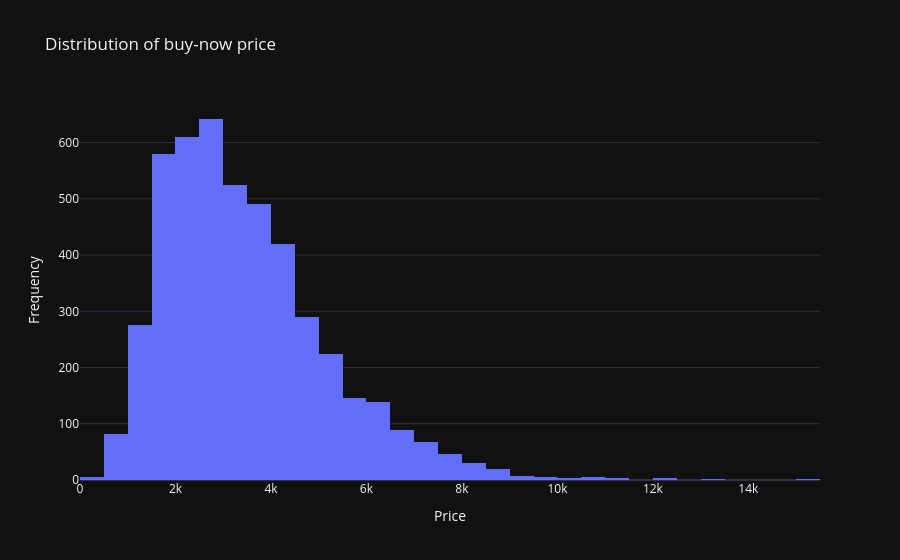

The cell this chart's notebook holds for it:
### Markdown cell above
- O histograma mostra que existem mais produtos com faixa de preço entre 2500 e 3000. A tendência central está representada nesses valores, então, poderiamos analisar as caracteristicas desses produtos e traçar estratégias de promoção para produtos mais caros.
- Os dados parecem se manter mais fortemente entre 1500 e 5000, depois decaem muito. Para o modelo, seria bom testar uma tranasfaromação box-cox ou uma log-transformation.
-

### Code cell
fig = px.histogram(df, x="buynow_price", nbins=40, title="Distribution of buy-now price", template="plotly_dark")
fig.update_layout(xaxis_title="Price", yaxis_title="Frequency")
fig.update()

### Figure 1 — Plotly figure (JSON) as saved in the notebook; plotly's stock layout.template omitted (floating-point values rounded to 4 significant figures; data arrays with more than 128 entries replaced by an {"elided": "..."} marker saying what was removed)
{"data": [{"bingroup": "x", "hovertemplate": "buynow_price=%{x}<br>count=%{y}<extra></extra>", "legendgroup": "", "marker": {"color": "#636efa", "pattern": {"shape": ""}}, "name": "", "nbinsx": 40, "orientation": "v", "showlegend": false, "type": "histogram", "x": {"elided": "4711 float values"}, "xaxis": "x", "yaxis": "y"}], "layout": {"barmode": "relative", "legend": {"tracegroupgap": 0}, "title": {"text": "Distribution of buy-now price"}, "xaxis": {"anchor": "y", "domain": [0, 1], "title": {"text": "Price"}}, "yaxis": {"anchor": "x", "domain": [0, 1], "title": {"text": "Frequency"}}}}
